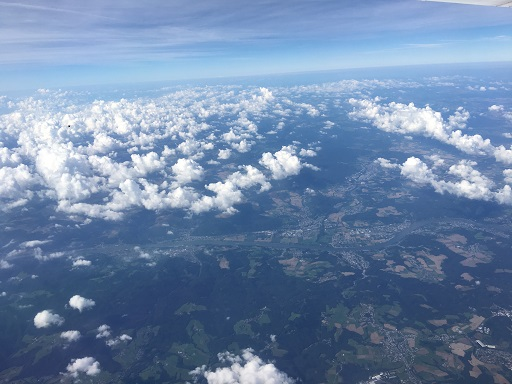
#> input picture Indah/clouds.jpg, 512 x 384 px, given in place of the camera
$ python edge2.py
#> lines starting #> are read from the running program, lines starting #| are printed output that depends on the picture; after the words box and inside, x2 and y2 are one past the last pixel; in counts of white or black regions, pixels touching at a corner belong together
import cv2
import numpy as np
from matplotlib import pyplot as plt


cap = cv2.VideoCapture(0)
while(True):
	ret, frame = cap.read()
#> frame is the input picture: shape (384, 512, 3); mean B, G, R 167.8, 134.4, 110.1

	blor=cv2.blur(frame, (4,4))
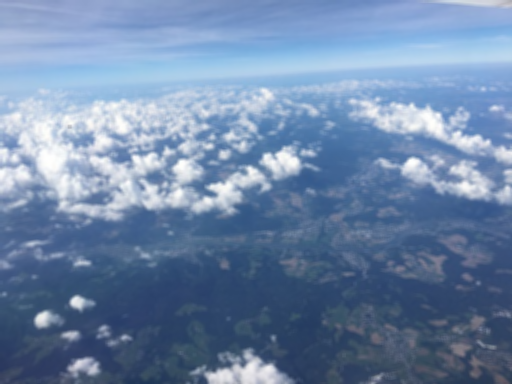
#> blor: shape (384, 512, 3); mean B, G, R 168, 134.6, 110.3
	edge = cv2.Canny(blor,100,200)
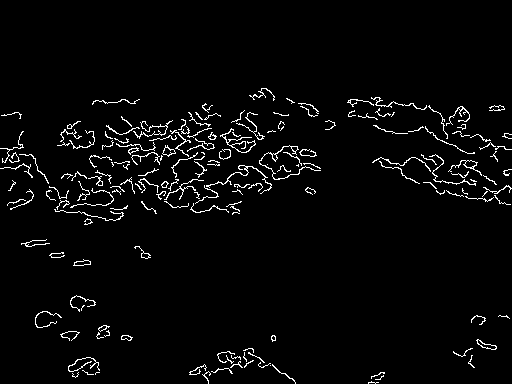
#> edge: shape (384, 512); 3.2% white in thin lines or dots, all inside (x1, y1, x2, y2) = (0, 88, 512, 384)
	circ=cv2.HoughCircles(edge,cv2.HOUGH_GRADIENT,2,100)
#> circ = [[199, 251, 120], [329, 321, 199.4], [137, 81, 132.8], [243, 75, 110.8]]
	gray = cv2.cvtColor(frame, cv2.COLOR_BGR2GRAY)
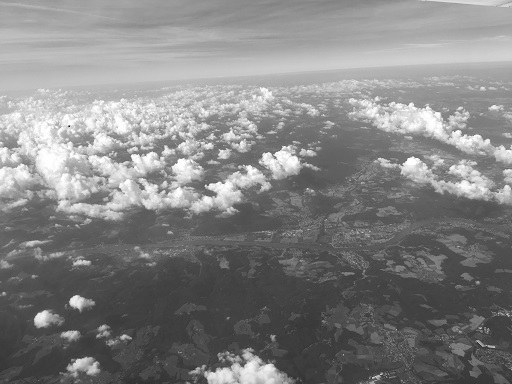
#> gray: shape (384, 512); min 2, max 255, mean 130.9
	#blur= cv2.blur(frame,1) idk how to use blur

	if circ is not None:
		circ=np.round(circ[0,:].astype("int"))
#> circ = [[199, 251, 120], [329, 321, 199], [137, 81, 132], [243, 75, 110]]
		for (x,y,r) in circ:
			cv2.circle(edge,(x,y),r,(0,255,0),4)
#> this loop made 4 passes
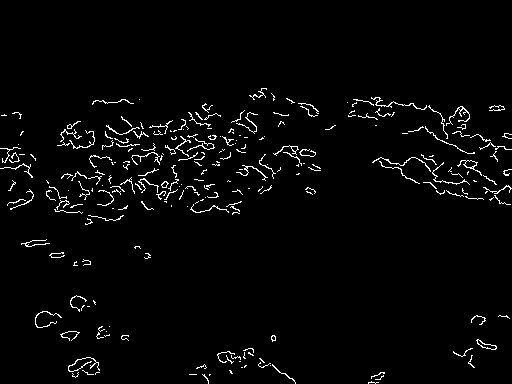
#> edge: shape (384, 512); 2.6% white in thin lines or dots, all inside (x1, y1, x2, y2) = (0, 88, 512, 384)
	#cv2.imshow('original',frame)
	cv2.imshow('canny',edge)
	#cv2.imshow('grayscale',gray)
	cv2.imshow('blur',blor)

	#plt.imshow(edges,cmap = 'gray')
	#plt.xticks([]), plt.yticks([])
	#plt.show([])

	if cv2.waitKey(1) & 0xFF == ord('q'):
#> (key q is pressed here)
		break

    # When everything done, release the capture
cap.release()
cv2.destroyAllWindows()
